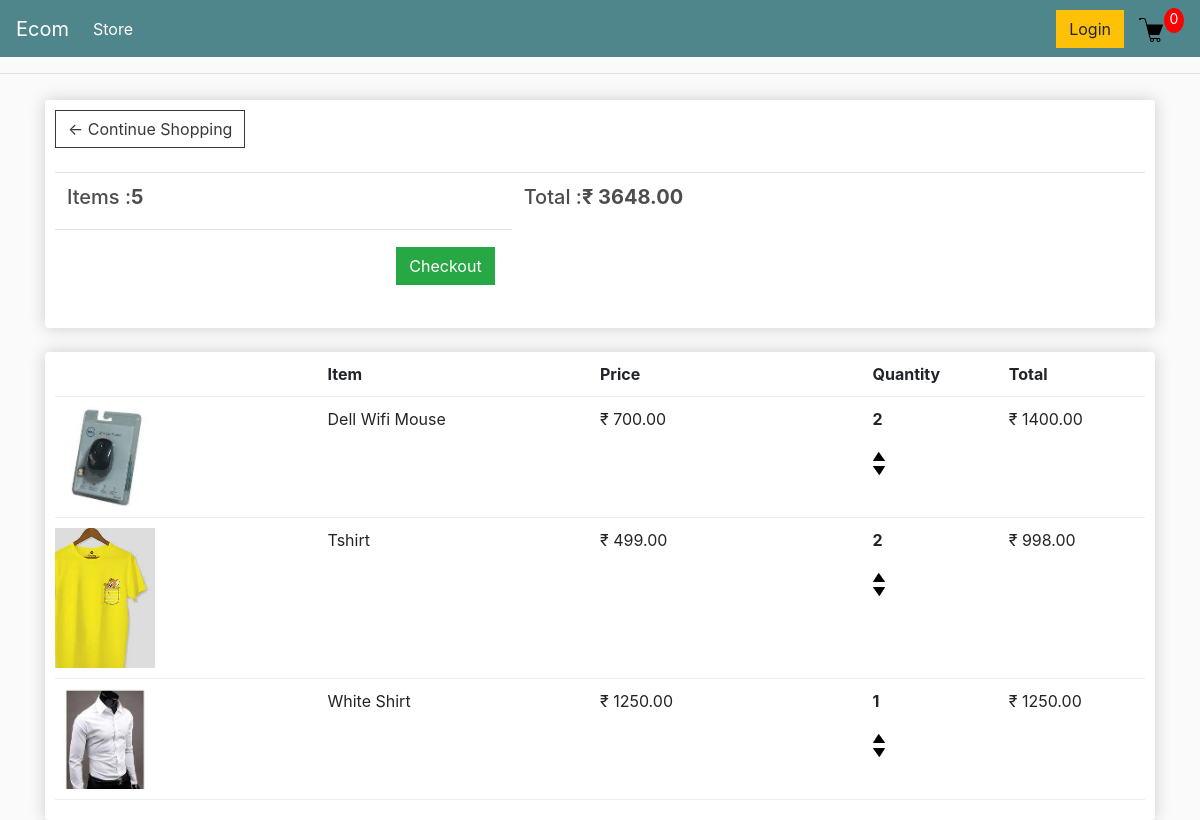
The app's page /cart/ (signed in) with its own data.
### store/models.py (models this page shows, shortened)
class Order(models.Model):
    customer = models.ForeignKey(Customer, on_delete=models.SET_NULL, blank=True, null=True)
    date_order = models.DateTimeField(auto_now_add=True)
    complete = models.BooleanField(default=False, null=True, blank=True)
    transaction_id = models.CharField(max_length=200, null=True)
    @property
    def get_cart_total(self):
        orderitems = self.orderitem_set.all()
        total = sum([item.get_total for item in orderitems])
        return total
    @property
    def get_cart_items(self):
        orderitems = self.orderitem_set.all()
        total = sum([item.quantity for item in orderitems])
        return total

class OrderItem(models.Model):
    product = models.ForeignKey(Product, on_delete=models.SET_NULL, null=True, blank=True)
    order = models.ForeignKey(Order, on_delete=models.SET_NULL, blank=True, null=True)
    quantity = models.IntegerField(default=0, null=True, blank=True)
    date_added = models.DateTimeField(auto_now_add=True)
    @property
    def get_total(self):
        total = self.product.price * self.quantity
        return total

class Product(models.Model):
    name = models.CharField(max_length=200)
    price = models.FloatField()
    digital = models.BooleanField(default=False,null=True, blank=True)
    image = models.ImageField(null=True, blank=True)
    @property
    def imageURL(self):
        try:
            url = self.image.url
        except:
            url = ''
        return url

### store/views.py (the view)
# urls.py: path('cart/', views.cart, name='cart'),
def cart(request):
    if request.user.is_authenticated:
        customer = request.user.customer
        order, created = Order.objects.get_or_create(customer=customer, complete=False)
        items = order.orderitem_set.all()
    else:
        items = []
        order = {'get_cart_items': 0, 'get_cart_total': 0}
    context = {'items' : items, 'order': order}
    return render(request, 'store/cart.html', context)

### store/templates/store/cart.html
{% extends 'store/main.html' %}
{% load static %}
{% block content %}
<div class="row">
    <div class="col-lg-12">
        <div class="box-element">
            <a class="btn btn-outline-dark" href="{% url 'store:store' %}">&#x2190; Continue Shopping</a>
            <br>
            <br>
            <table class="table">
                <tr>
                    <th><h5>Items :<strong>{{ order.get_cart_items }}</strong></h5></th>
                    <th><h5>Total :<strong>&#8377; {{ order.get_cart_total|floatformat:2 }}</strong></h5></th>
                </tr>
                <th>
                    <a style="float: right; margin: 5px;" class="btn btn-success" href="{% url 'store:checkout' %}">Checkout</a>
                </th>
            </table>
        </div>
        <br>
        <div class="box-element">
            <div class="cart-row">
                <div style="flex: 2;"></div>
                <div style="flex: 2;"><strong>Item</strong></div>
                <div style="flex: 2;"><strong>Price</strong></div>
                <div style="flex: 1;"><strong>Quantity</strong></div>
                <div style="flex: 1;"><strong>Total</strong></div>
            </div>
            {% for item in items %}
            <div class="cart-row">
                <div style="flex:2;"><img class="row-image" src="{{ item.product.imageURL }}"></div>
                <div style="flex:2;">{{ item.product.name }}</div>
                <div style="flex:2;">&#8377; {{ item.product.price|floatformat:2 }}</div>
                <div style="flex:1;">
                    <p class="quantity">{{ item.quantity }}</p>
                    <div class="quantiy">
                        <img class="chg-quantity" src="{% static 'images/arrow-up.png' %}">
                        <img class="chg-quantity" src="{% static 'images/arrow-down.png' %}">
                    </div>
                </div>
                <div style="flex:1;">&#8377; {{ item.get_total|floatformat:2 }}</div>
            </div>
            {% endfor %}
        </div>
    </div>
</div>
{% endblock content %}

### static/css/main.css (style rules this page uses)
body { background-color: hsl(0, 0%, 98%); }
h1,h2,h3,h4,h5,h6 { color:hsl(0, 0%, 30%); }
.box-element { box-shadow:hsl(0, 0%, 80%) 0 0 16px; background-color: #fff; border-radius: 4px; padding: 10px; }
.col-lg-4, .col-lg-6, .col-lg-8, .col-lg-12 { margin-top: 10px; }
.btn { border-radius: 0; }
.row-image { width: 100px; }
.cart-row { display: flex; align-items: flex-stretch; padding-bottom: 10px; margin-bottom: 10px; border-bottom: 1px solid #ececec; }
.quantity { display: inline-block; font-weight: 700; padding-right:10px; }
.chg-quantity { width: 12px; cursor: pointer; display: block; margin-top: 5px; transition:.1s; }

### records on screen
Order: get_cart_items "5", get_cart_total "3648.00"
OrderItem: product.imageURL (picture), product.name "Dell Wifi Mouse", product.price "700.00", quantity "2", get_total "1400.00"
OrderItem: product.imageURL (picture), product.name "Tshirt", product.price "499.00", quantity "2", get_total "998.00"
OrderItem: product.imageURL (picture), product.name "White Shirt", product.price "1250.00", quantity "1", get_total "1250.00"
